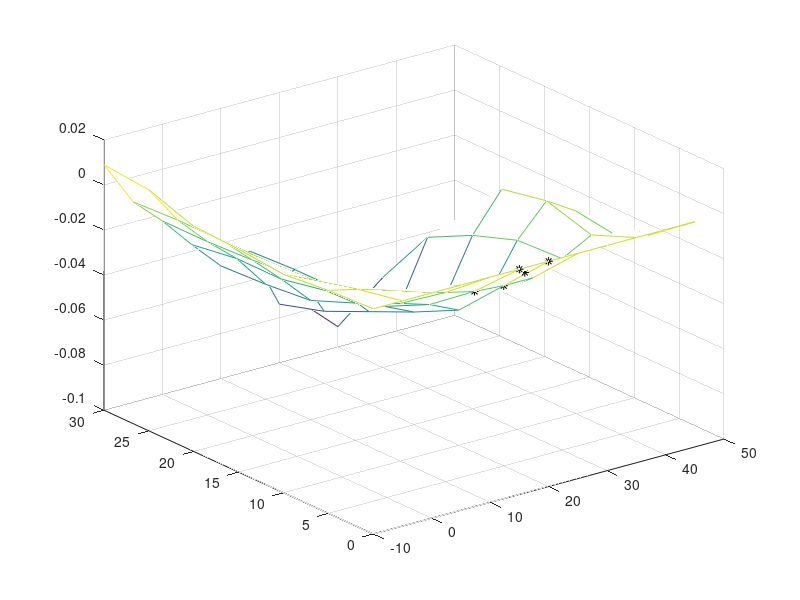

Reproduce this figure in MATLAB.
clear all; close all; clc;

% Para os coeficientes de Momento empenas
% A = [ -0.018  -0.052  -0.052  -0.052  -0.054  -0.049  -0.059  -0.051  -0.030  -0.037  -0.026  -0.013;
%       -0.028  -0.051  -0.043  -0.046  -0.045  -0.049  -0.057  -0.052  -0.030  -0.033  -0.030  -0.008;
%       -0.037  -0.041  -0.038  -0.040  -0.040  -0.038  -0.037  -0.030  -0.027  -0.024  -0.019  -0.013;
%       -0.048  -0.045  -0.045  -0.045  -0.044  -0.045  -0.047  -0.048  -0.049  -0.045  -0.033  -0.016;
%       -0.043  -0.044  -0.041  -0.041  -0.040  -0.038  -0.034  -0.035  -0.035  -0.029  -0.022  -0.009;
%       -0.052  -0.034  -0.036  -0.036  -0.035  -0.028  -0.024  -0.023  -0.020  -0.016  -0.010  -0.014;
%       -0.062  -0.034  -0.027  -0.028  -0.027  -0.027  -0.023  -0.023  -0.019  -0.009  -0.025  -0.010;];
  
% % Para os coeficientes de Forçaa.
% A = [ -0.099  -0.081  -0.081  -0.063  -0.025  0.044  0.097  0.113  0.145  0.167  0.174  0.166;
%       -0.048  -0.038  -0.040  -0.021   0.016  0.083  0.127  0.137  0.162  0.177  0.179  0.167;
%       -0.022  -0.020  -0.021  -0.004   0.032  0.094  0.128  0.130  0.154  0.161  0.155  0.138;
%       -0.040  -0.038  -0.039  -0.025   0.006  0.062  0.087  0.085  0.100  0.110  0.104  0.091;
%       -0.083  -0.073  -0.076  -0.072  -0.046  0.012  0.024  0.025  0.043  0.053  0.047  0.040];  
  
  
% Para os coeficientes de Momento
A = [   0.000   0.000   0.000   0.000   0.000   0.000   0.000   0.000   0.000   0.000   0.000   0.000;
       -0.001  -0.004  -0.008  -0.012  -0.016  -0.019  -0.020  -0.020  -0.015  -0.008  -0.013  -0.015;
       -0.003  -0.009  -0.017  -0.024  -0.030  -0.034  -0.040  -0.037  -0.016  -0.002  -0.010  -0.019;
       -0.001  -0.010  -0.020  -0.030  -0.039  -0.044  -0.050  -0.049  -0.023  -0.006  -0.014  -0.027;
        0.000  -0.010  -0.022  -0.034  -0.047  -0.046  -0.059  -0.061  -0.033  -0.036  -0.035  -0.035;
        0.007  -0.010  -0.023  -0.034  -0.049  -0.046  -0.068  -0.071  -0.060  -0.058  -0.062  -0.059;
        0.009  -0.011  -0.023  -0.037  -0.050  -0.047  -0.074  -0.079  -0.091  -0.076  -0.077  -0.076];
    
% Constru��o da superf�cies de interpola��o.  
ALPHA = linspace(-10, 45, 12);
% BETA  = linspace(-30, 30, 7);
BETA  = linspace(0, 30, 7);
ELEVATOR = linspace(-25, 25, 5);
% mesh(ALPHA, BETA, A);
mesh(ALPHA, BETA, A);

% Ponto de interesse.
alpha = 19;
beta  = 2;
elevator = -20;

% Para os coeficientes de momento.
% % Encontrando a c�lula de interpola��o.
% % 'AoA'.
% S = alpha/5;
% x = floor(S);
% if(x <= -2)
%     x = -2;
% end
% if(x >= 9)
%     x = 8;
% end
% 
% % 'beta'
% S = beta/10;
% y = floor(S);
% if(y <= -3)
%     y = -3;
% end
% if(y >= 3)
%     y = 2;
% end



% Encontrando a c�lula de interpola��o.
% 'AoA'.
S = alpha/5;
x = floor(S);
if(x <= -2)
    x = -2;
end
if(x >= 9)
    x = 8;
end
 
% 'beta'
S = beta/5;
y = floor(S);
if(y <= 0)
    y = 0;
end
if(y >= 7)
    y = 6;
end

% Valores dos ret�ngulos.
x1 = 5*x;
x2 = 5*(x+1);
y1 = 5*y;
y2 = 5*(y+1);


% Ajuste para pegar os valores das tabelas.
xc = x + 3;
yc = y + 1;
Q11 = A(yc, xc);
Q12 = A(yc+1, xc);
Q21 = A(yc, xc+1);
Q22 = A(yc+1, xc+1);

hold on;
plot3(x1, y1, Q11, 'k*');
plot3(x1, y2, Q12, 'k*');
plot3(x2, y1, Q21, 'k*');
plot3(x2, y2, Q22, 'k*');

% 5. Realiza o c�lculo da interpola��o.
Q = [Q11 Q12;
     Q21 Q22];
X = [ x1 1;
      x2 1];
Y = [ y1 1;
      y2 1];

CoeficienteYawingMomentRudder = [beta 1]*inv(Y)*(Q')*inv(X)'*[alpha 1]'
plot3(alpha, beta, CoeficienteYawingMomentRudder, 'k*');
